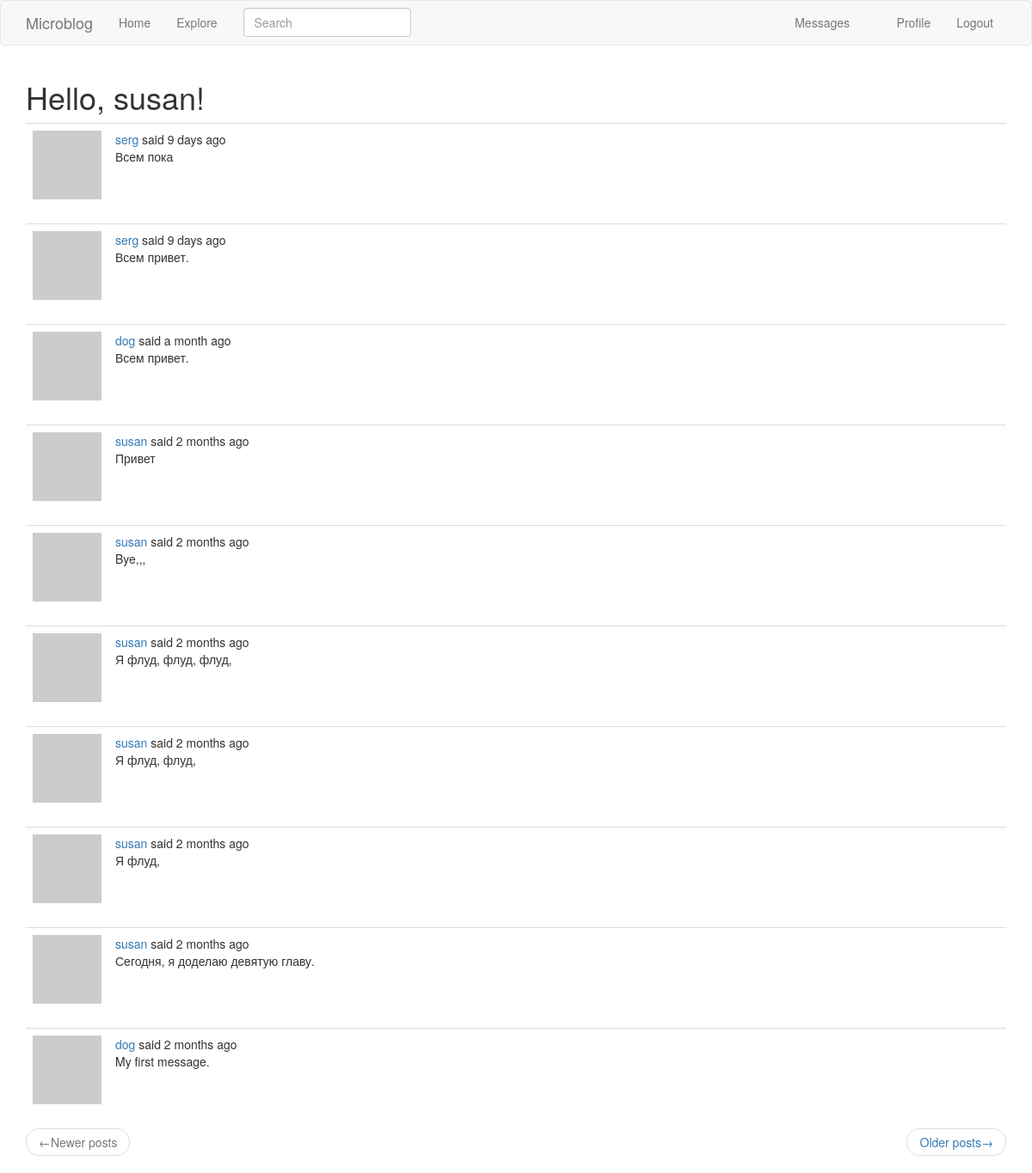
Page /explore (signed in) on the committed database.
### app/models.py (models this page shows, shortened)
class User(UserMixin, db.Model):
    id = db.Column(
        db.Integer,
        primary_key=True,
    )
    username = db.Column(
        db.String(64),
        index=True,
        unique=True,
    )
    email = db.Column(
        db.String(120),
        index=True,
        unique=True,
    )
    password_hash = db.Column(
        db.String(128),
    )
    about_me = db.Column(
        db.String(140)
    )
    last_seen = db.Column(
        db.DateTime,
        default=datetime.utcnow
    )
    posts = db.relationship(
        'Post',
        backref='author',
        lazy='dynamic',
    )
    followed = db.relationship(
        'User',
        secondary=followers,
        primaryjoin=(followers.c.follower_id == id),
        secondaryjoin=(followers.c.followed_id == id),
        backref=db.backref('followers', lazy='dynamic'),
        lazy='dynamic',
    )
    messages_sent = db.relationship(
        'Message',
        foreign_keys='Message.sender_id',
        backref='author',
        lazy='dynamic',
    )
    messages_received = db.relationship(
        'Message',
        foreign_keys='Message.recipient_id',
        backref='recipient',
        lazy='dynamic',
    )
    last_message_read_time = db.Column(
        db.DateTime,
    )
    notifications = db.relationship(
        'Notification',
        backref='user',
        lazy='dynamic',
    )
    def avatar(self, size):
        digest = md5(self.email.lower().encode('utf-8')).hexdigest()
        return f'https://www.gravatar.com/avatar/{digest}?d=identicon&s={size}'
    def new_messages(self):
        last_read_time = self.last_message_read_time or datetime(1900, 1, 1)
        return Message.query.filter_by(recipient=self).filter(
            Message.timestamp > last_read_time).count()

class SearchableMixin(object):
    @classmethod
    def before_commit(cls, session):
        session._changes = {
            'add': list(session.new),
            'update': list(session.dirty),
            'delete': list(session.deleted),
        }
    @classmethod
    def after_commit(cls, session):
        for obj in session._changes['add']:
            if isinstance(obj, SearchableMixin):
                add_to_index(obj.__tablename__, obj)
        for obj in session._changes['update']:
            if isinstance(obj, SearchableMixin):
                add_to_index(obj.__tablename__, obj)
        for obj in session._changes['delete']:
            if isinstance(obj, SearchableMixin):
                remove_from_index(obj.__tablename__, obj)
        session._changes = None

class Post(SearchableMixin, db.Model):
    __searchable__ = ['body']
    id = db.Column(
        db.Integer,
        primary_key=True,
    )
    body = db.Column(
        db.String(140),
    )
    timestamp = db.Column(
        db.DateTime,
        index=True,
        default=datetime.utcnow,
    )
    user_id = db.Column(
        db.Integer(),
        db.ForeignKey('user.id'),
    )

### app/main/routes.py (the view)
@bp.route('/explore')
@login_required
def explore():
    page = request.args.get('page', default=1, type=int)
    posts = Post.query.order_by(Post.timestamp.desc()).paginate(
        page=page,
        per_page=current_app.config['POSTS_PER_PAGE'],
        error_out=False
    )
    next_url = url_for('main.explore', page=posts.next_num) \
        if posts.has_next else None
    prev_url = url_for('main.explore', page=posts.prev_num) \
        if posts.has_prev else None
    context = {
        'title': _('Explore'),
        'posts': posts.items,
        'next_url': next_url,
        'prev_url': prev_url,
    }
    return render_template('index.html', **context)

### app/main/forms.py
class SearchForm(FlaskForm):
    q = StringField(
        _l('Search'),
        validators=[DataRequired()]
    )
    def __init__(self, *args, **kwargs):
        if 'formdata' not in kwargs:
            kwargs['formdata'] = request.args
        if 'meta' not in kwargs:
            kwargs['meta'] = {'csrf': False}
        super(SearchForm, self).__init__(*args, **kwargs)

### app/main/routes.py (called while the page is built)
@bp.before_request
def before_request():
    if current_user.is_authenticated:
        current_user.last_seen = datetime.utcnow()
        db.session.commit()
        g.search_form = SearchForm()
    g.locale = str(get_locale())

### app/models.py (called while the page is built)
@login.user_loader
def load_user(id):
    return User.query.get(int(id))

### app/templates/index.html (shortened to what this page needs)
{% extends 'base.html' %}
{% import 'bootstrap/wtf.html' as wtf %}
{% block app_content %}
  <h1>{{ _('Hello') }}, {{ current_user.username }}!</h1>
  {% for post in posts %}
      {% include '_post.html' %}
  {% endfor %}
  <nav aria-label="...">
    <ul class="pager">
      <li class="previous {% if not prev_url %} disabled {% endif %}">
        <a href="{{ prev_url or '#' }}">
          <span aria-hidden="true">&larr;</span>{{ _('Newer posts') }}
        </a>
      </li>
      <li class="next {% if not next_url %} disabled {% endif %}">
        <a href="{{ next_url or '#' }}">
          {{ _('Older posts') }}<span aria-hidden="true">&rarr;</span>
        </a>
      </li>
    </ul>
  </nav>
{% endblock app_content %}

### app/templates/_post.html (shortened to what this page needs)
<table class="table table-hover">
  <tr>
    <td width="70px">
      <a href="{{ url_for('main.user', username=post.author.username) }}">
        <img src="{{ post.author.avatar(70) }}">
      </a>
    </td>
    <td>
      {{ _('%(username)s said %(when)s', username=user_link, when=moment(post.timestamp).fromNow()) }}
      <br>
      {{ post.body }}
    </td>
  </tr>
</table>

### rows in the picture
User: username "susan"
Post: body "Всем пока"
Post: body "Всем привет."
Post: body "Всем привет."
Post: body "Привет"
Post: body "Bye,,,"
Post: body "Я флуд, флуд, флуд,"
Post: body "Я флуд, флуд,"
Post: body "Я флуд,"
Post: body "Сегодня, я доделаю девятую главу."
Post: body "My first message."
